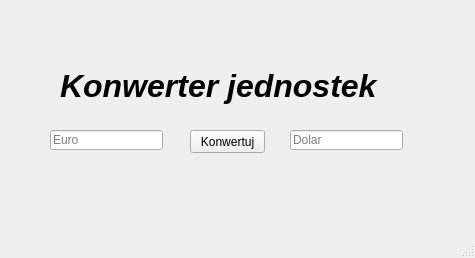
<?xml version="1.0" encoding="UTF-8"?>
<ui version="4.0">
 <class>MainWindow</class>
 <widget class="QMainWindow" name="MainWindow">
  <property name="geometry">
   <rect>
    <x>0</x>
    <y>0</y>
    <width>475</width>
    <height>258</height>
   </rect>
  </property>
  <property name="windowTitle">
   <string>Konwerter jednostek</string>
  </property>
  <widget class="QWidget" name="centralwidget">
   <widget class="QLabel" name="label">
    <property name="geometry">
     <rect>
      <x>60</x>
      <y>20</y>
      <width>381</width>
      <height>131</height>
     </rect>
    </property>
    <property name="font">
     <font>
      <pointsize>24</pointsize>
      <weight>75</weight>
      <italic>true</italic>
      <bold>true</bold>
     </font>
    </property>
    <property name="text">
     <string>Konwerter jednostek</string>
    </property>
   </widget>
   <widget class="QLineEdit" name="leWpisz">
    <property name="geometry">
     <rect>
      <x>50</x>
      <y>130</y>
      <width>113</width>
      <height>20</height>
     </rect>
    </property>
    <property name="placeholderText">
     <string>Euro</string>
    </property>
   </widget>
   <widget class="QLineEdit" name="leWynik">
    <property name="geometry">
     <rect>
      <x>290</x>
      <y>130</y>
      <width>113</width>
      <height>20</height>
     </rect>
    </property>
    <property name="readOnly">
     <bool>true</bool>
    </property>
    <property name="placeholderText">
     <string>Dolar</string>
    </property>
   </widget>
   <widget class="QPushButton" name="pbKonwertuj">
    <property name="geometry">
     <rect>
      <x>190</x>
      <y>130</y>
      <width>75</width>
      <height>23</height>
     </rect>
    </property>
    <property name="text">
     <string>Konwertuj</string>
    </property>
   </widget>
  </widget>
  <widget class="QMenuBar" name="menubar">
   <property name="geometry">
    <rect>
     <x>0</x>
     <y>0</y>
     <width>475</width>
     <height>21</height>
    </rect>
   </property>
  </widget>
  <widget class="QStatusBar" name="statusbar"/>
 </widget>
 <resources/>
 <connections/>
</ui>
